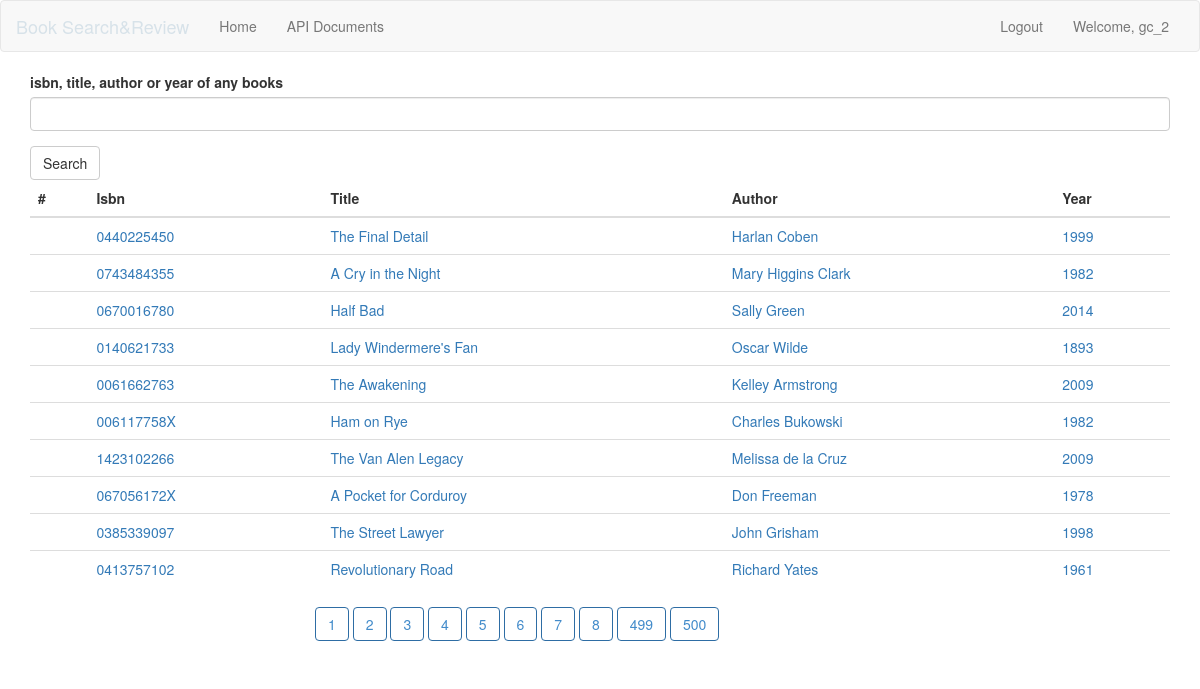
Screenshot of /search?page=4 (signed in) with the database file from the repository.
### app/models.py (models this page shows, shortened)
class User(UserMixin, db.Model):
    __tablename__ = 'users'
    id = db.Column(db.Integer, primary_key=True)
    username = db.Column(db.String(16), index=True, unique=True)
    password_hash = db.Column(db.String)

class Book(db.Model):
    __tablename__ = 'books'
    id = db.Column(db.Integer, primary_key=True)
    isbn = db.Column(db.String(100))
    title = db.Column(db.String(100))
    author = db.Column(db.String(100))
    year = db.Column(db.String(4))
    @staticmethod
    def search(search, page):
        books =  Book.query.filter(\
                 or_(Book.title.like(f'%{search}%'),\
                     Book.isbn.like(f'%{search}%'),\
                     Book.author.like(f'%{search}%'),\
                     Book.year.like(f'%{search}%') \
                 )).paginate(page, per_page=10)
        return books

### app/main/routes.py (the view)
@main.route('/search', methods=['GET', 'POST'])
@login_required
def search():
    form = SearchForm()
    page = request.args.get('page', 1, type=int)
    if form.validate_on_submit():
        search = form.searchtext.data
        session['search'] = search
    if not 'search' in session:
        search = ''
    else:
        search = session.get('search')
    books = Book.search(search, page)
    return render_template('search.html', books=books, form=form)

### app/main/forms.py
class SearchForm(FlaskForm):
    searchtext = StringField('isbn, title, author or year of any books', validators=[Required()])
    submit = SubmitField('Search')

### app/models.py (called while the page is built)
@lm.user_loader
def load_user(id):
    if id=='None' or id is None:
        id=-1 # it is id for guests and anonymous user
    return User.query.get(int(id))

### app/templates/search.html (shortened to what this page needs)
{% extends 'base.html' %}
{% import "bootstrap/wtf.html" as wtf %}
{% block page_content %}
    {{ wtf.quick_form(form) }}
    <div class="table">
        <table class="table">
          <thead>
            <tr>
              <th scope="col">#</th>
              <th scope="col">Isbn</th>
              <th scope="col">Title</th>
              <th scope="col">Author</th>
              <th scope="col">Year</th>
            </tr>
          </thead>
          <tbody>
          {% for book in books.items %}
              <tr>
                  <th scope="row"></a></th>
                  <td><a href="{{ url_for('main.bookdetail', bookid=book.id) }}">{{book.isbn}}</a></td>
                  <td><a href="{{ url_for('main.bookdetail', bookid=book.id) }}">{{book.title}}</a></td>
                  <td><a href="{{ url_for('main.bookdetail', bookid=book.id) }}">{{book.author}}</a></td>
                  <td><a href="{{ url_for('main.bookdetail', bookid=book.id) }}">{{book.year}}</a></td>
				</tr>
	      {% endfor %}
          </tbody>
        </table>
        <div class="col-lg-offset-3">
		{% for page_num in books.iter_pages() %}
		    {% if page_num %}
		    <a class="btn btn-outline btn-primary" href="{{ url_for('main.search', page=page_num) }}">{{page_num}}</a>
		    {% endif %}
		{% endfor %}
        </div>
    </div>
{% endblock %}

### app/templates/nav.html (shortened to what this page needs)
      <nav class="navbar navbar-default">
        <div class="container-fluid">
          <div class="navbar-header">
            <a class="navbar-brand " href="{{ url_for('main.search') }}">Book Search&Review</a>
          </div>
          <div id="navbar" class="navbar-collapse collapse">
            <ul class="nav navbar-nav">
              <li><a href="{{ url_for('main.index') }}">Home</a></li>
			  <li><a href="{{ url_for('main.apidocs') }}">API Documents</a></li>
            </ul>
            <ul class="nav navbar-nav navbar-right">
			  {% if current_user.is_authenticated %}
			  <li><a href="{{ url_for('main.logout') }}">Logout</a></li>
			  <li><a href="{{ url_for('main.index') }}">Welcome, {{current_user.username}}</a></li>
              {% else %}
			  <li><a href="{{url_for('main.login')}}">Login</a></li>
              {% endif %}
			</ul>
          </div>
        </div>
      </nav>

### app/static/css/main.css (style rules this page uses)
.btn-outline { background-color: transparent; color: inherit; transition: all .5s; }
.btn-primary.btn-outline { color: #428bca; }
.navbar-default .navbar-brand { color: #d7e2e9; }

### rows the page displays
User: username "gc_2"
Book: isbn "0440225450", title "The Final Detail", author "Harlan Coben", year "1999"
Book: isbn "0743484355", title "A Cry in the Night", author "Mary Higgins Clark", year "1982"
Book: isbn "0670016780", title "Half Bad", author "Sally Green", year "2014"
Book: isbn "0140621733", title "Lady Windermere's Fan", author "Oscar Wilde", year "1893"
Book: isbn "0061662763", title "The Awakening", author "Kelley Armstrong", year "2009"
Book: isbn "006117758X", title "Ham on Rye", author "Charles Bukowski", year "1982"
Book: isbn "1423102266", title "The Van Alen Legacy", author "Melissa de la Cruz", year "2009"
Book: isbn "067056172X", title "A Pocket for Corduroy", author "Don Freeman", year "1978"
Book: isbn "0385339097", title "The Street Lawyer", author "John Grisham", year "1998"
Book: isbn "0413757102", title "Revolutionary Road", author "Richard Yates", year "1961"

### other values shown
{{ page_num }} "1" "2" "3" "4" "5" "6" "7" "8" "499" "500"
